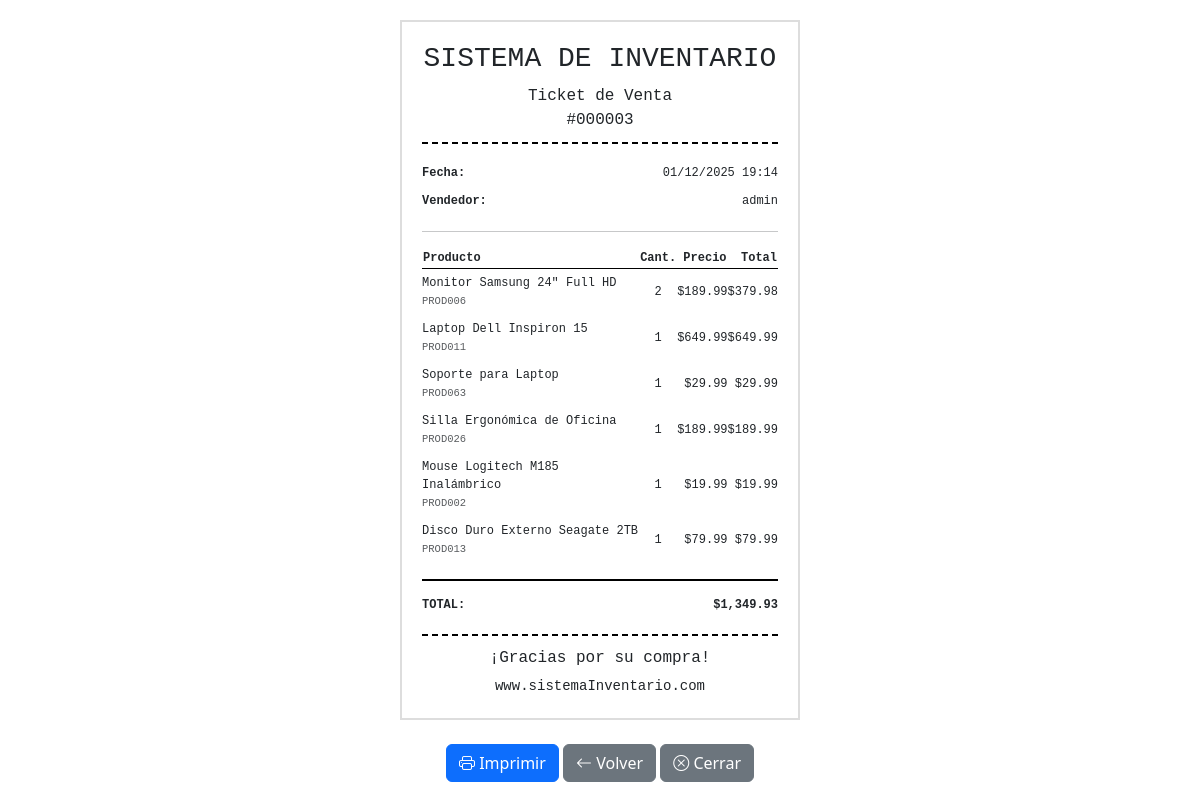
Page /public/sale/ticket/3 (signed in) on the committed database.
### tables this page shows
CREATE TABLE `sales` (
  `id` int(11) NOT NULL,
  `user_id` int(11) NOT NULL,
  `total` decimal(10,2) NOT NULL,
  `sale_date` datetime DEFAULT current_timestamp()
);

CREATE TABLE `users` (
  `id` int(11) NOT NULL,
  `username` varchar(50) NOT NULL,
  `password` varchar(255) NOT NULL,
  `role` enum('admin','staff') DEFAULT 'staff',
  `created_at` timestamp NOT NULL DEFAULT current_timestamp()
);

CREATE TABLE `sale_details` (
  `id` int(11) NOT NULL,
  `sale_id` int(11) NOT NULL,
  `product_id` int(11) NOT NULL,
  `quantity` int(11) NOT NULL,
  `price` decimal(10,2) NOT NULL,
  `subtotal` decimal(10,2) NOT NULL
);

CREATE TABLE `products` (
  `id` int(11) NOT NULL,
  `category_id` int(11) DEFAULT NULL,
  `supplier_id` int(11) DEFAULT NULL,
  `code` varchar(50) NOT NULL,
  `name` varchar(150) NOT NULL,
  `price` decimal(10,2) NOT NULL,
  `stock` int(11) DEFAULT 0,
  `image` varchar(255) DEFAULT NULL,
  `created_at` timestamp NOT NULL DEFAULT current_timestamp()
);

### app/core/Controller.php (called while the page is built, shortened)
<?php
class Controller {
    public function model($model) {
        return new $model();
    }
    public function view($view, $data = []) {
        extract($data);
        require_once '../app/views/' . $view . '.php';
    }
}

### app/controllers/SaleController.php (called while the page is built, shortened)
<?php
class SaleController extends Controller
{
    public function ticket($params)
    {
        $id = $params[0] ?? null;
        $saleModel = $this->model('Sale');
        $sale = $saleModel->getSaleWithDetails($id);
        $data = [
            'title' => 'Ticket de Venta #' . $sale['id'],
            'sale' => $sale
        ];
        $this->view('sales/ticket', $data);
    }
}

### public/index.php (called while the page is built, shortened)
<?php
require_once '../app/config/db.php';
require_once '../app/core/Controller.php';
require_once '../app/core/Model.php';
$url = isset($_GET['url']) ? $_GET['url'] : '';
$router = new Router();
$router->route($url);

### app/core/Model.php (called while the page is built, shortened)
<?php
class Model {
    public function __construct() {
        $database = new Database();
        $this->db = $database->connect();
    }
}

### app/config/db.php (called while the page is built, shortened)
<?php
class Database
{
    private $host = 'localhost';
    private $db_name = 'inventory_system';
    private $username = 'root';
    private $password = '';
    public function connect()
    {
        $this->conn = null;
        try {
            $this->conn = new PDO('mysql:host=' . $this->host . ';dbname=' . $this->db_name, $this->username, $this->password);
            $this->conn->setAttribute(PDO::ATTR_ERRMODE, PDO::ERRMODE_EXCEPTION);
            $this->conn->setAttribute(PDO::ATTR_DEFAULT_FETCH_MODE, PDO::FETCH_ASSOC);
            $this->conn->exec("set names utf8");
        } catch (PDOException $e) {
            echo 'Connection Error: ' . $e->getMessage();
        }
        return $this->conn;
    }
}

### app/models/Sale.php (called while the page is built, shortened)
<?php
class Sale extends Model
{
    public function __construct()
    {
        $this->table = 'sales';
    }
    public function getSaleWithDetails($id)
    {
        $query = "SELECT s.*, u.username
                  FROM {$this->table} s
                  INNER JOIN users u ON s.user_id = u.id
                  WHERE s.id = :id";
        $stmt = $this->db->prepare($query);
        $stmt->bindParam(':id', $id);
        $stmt->execute();
        $sale = $stmt->fetch(PDO::FETCH_ASSOC);
        $query = "SELECT sd.*, p.code, p.name as product_name
                  FROM sale_details sd
                  INNER JOIN products p ON sd.product_id = p.id
                  WHERE sd.sale_id = :sale_id";
        $stmt = $this->db->prepare($query);
        $stmt->bindParam(':sale_id', $id);
        $stmt->execute();
        $sale['details'] = $stmt->fetchAll(PDO::FETCH_ASSOC);
        return $sale;
    }
}

### app/views/sales/ticket.php (the view, shortened to what this page needs)
<!DOCTYPE html>
<html lang="es">
<head>
    <link rel="stylesheet" href="https://cdn.jsdelivr.net/npm/bootstrap@5.3.2/dist/css/bootstrap.min.css">
    <link rel="stylesheet" href="https://cdn.jsdelivr.net/npm/bootstrap-icons@1.13.1/font/bootstrap-icons.min.css">
</head>
<body>
    <div class="ticket-container">
        <div class="ticket-header">
            <h3>SISTEMA DE INVENTARIO</h3>
            <p class="mb-0">Ticket de Venta</p>
            <p class="mb-0">#<?= str_pad($sale['id'], 6, '0', STR_PAD_LEFT) ?></p>
        </div>
        <table class="ticket-table">
            <tr>
                <td><strong>Fecha:</strong></td>
                <td class="text-end"><?= date('d/m/Y H:i', strtotime($sale['sale_date'])) ?></td>
            </tr>
            <tr>
                <td><strong>Vendedor:</strong></td>
                <td class="text-end"><?= htmlspecialchars($sale['username']) ?></td>
            </tr>
        </table>
        <hr>
        <table class="ticket-table">
            <thead>
                <tr style="border-bottom: 1px solid #000;">
                    <th>Producto</th>
                    <th class="text-center">Cant.</th>
                    <th class="text-end">Precio</th>
                    <th class="text-end">Total</th>
                </tr>
            </thead>
            <tbody>
                <?php foreach ($sale['details'] as $detail): ?>
                <tr>
                    <td>
                        <?= htmlspecialchars($detail['product_name']) ?><br>
                        <small class="text-muted"><?= htmlspecialchars($detail['code']) ?></small>
                    </td>
                    <td class="text-center"><?= $detail['quantity'] ?></td>
                    <td class="text-end">$<?= number_format($detail['price'], 2) ?></td>
                    <td class="text-end">$<?= number_format($detail['subtotal'], 2) ?></td>
                </tr>
                <?php endforeach; ?>
            </tbody>
        </table>
        <div class="total-row mt-3">
            <table class="ticket-table">
                <tr>
                    <td><strong>TOTAL:</strong></td>
                    <td class="text-end"><strong>$<?= number_format($sale['total'], 2) ?></strong></td>
                </tr>
            </table>
        </div>
        <div class="ticket-footer">
            <p class="mb-1">¡Gracias por su compra!</p>
            <p class="mb-0"><small>www.sistemaInventario.com</small></p>
        </div>
    </div>
    <div class="text-center mt-4 no-print">
        <button onclick="window.print()" class="btn btn-primary">
            <i class="bi bi-printer"></i> Imprimir
        </button>
        <a href="/GestionInventario/public/sale/show/<?= $sale['id'] ?>" class="btn btn-secondary">
            <i class="bi bi-arrow-left"></i> Volver
        </a>
        <button onclick="window.close()" class="btn btn-secondary">
            <i class="bi bi-x-circle"></i> Cerrar
        </button>
    </div>
</body>
</html>

### app/views/sales/ticket.php (style rules this page uses)
.ticket-container { max-width: 400px; margin: 20px auto; padding: 20px; border: 2px solid #ddd; font-family: 'Courier New', monospace; }
.ticket-header { text-align: center; border-bottom: 2px dashed #000; padding-bottom: 10px; margin-bottom: 15px; }
.ticket-footer { text-align: center; border-top: 2px dashed #000; padding-top: 10px; margin-top: 15px; }
.ticket-table { width: 100%; font-size: 12px; }
.ticket-table td { padding: 5px 0; }
.total-row { font-size: 16px; font-weight: bold; border-top: 2px solid #000; padding-top: 10px; }

### rows in the picture
sales: id "000003", sale_date "01/12/2025 19:14", user.username "admin", total "1,349.93"
sale_details: product.name "Monitor Samsung 24\" Full HD", product.code "PROD006", quantity "2", price "189.99", subtotal "379.98"
sale_details: product.name "Laptop Dell Inspiron 15", product.code "PROD011", quantity "1", price "649.99", subtotal "649.99"
sale_details: product.name "Soporte para Laptop", product.code "PROD063", quantity "1", price "29.99", subtotal "29.99"
sale_details: product.name "Silla Ergonómica de Oficina", product.code "PROD026", quantity "1", price "189.99", subtotal "189.99"
sale_details: product.name "Mouse Logitech M185 Inalámbrico", product.code "PROD002", quantity "1", price "19.99", subtotal "19.99"
sale_details: product.name "Disco Duro Externo Seagate 2TB", product.code "PROD013", quantity "1", price "79.99", subtotal "79.99"
